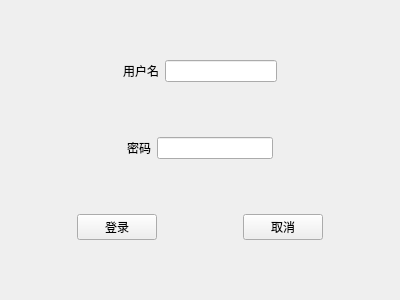
<?xml version="1.0" encoding="UTF-8"?>
<ui version="4.0">
 <class>Widget</class>
 <widget class="QWidget" name="Widget">
  <property name="geometry">
   <rect>
    <x>0</x>
    <y>0</y>
    <width>400</width>
    <height>300</height>
   </rect>
  </property>
  <property name="windowTitle">
   <string>Widget</string>
  </property>
  <layout class="QVBoxLayout" name="verticalLayout">
   <item>
    <layout class="QHBoxLayout" name="horizontalLayout">
     <item>
      <spacer name="horizontalSpacer">
       <property name="orientation">
        <enum>Qt::Horizontal</enum>
       </property>
       <property name="sizeHint" stdset="0">
        <size>
         <width>40</width>
         <height>20</height>
        </size>
       </property>
      </spacer>
     </item>
     <item>
      <widget class="QLabel" name="label">
       <property name="text">
        <string>用户名</string>
       </property>
      </widget>
     </item>
     <item>
      <widget class="QLineEdit" name="lineEditUser"/>
     </item>
     <item>
      <spacer name="horizontalSpacer_2">
       <property name="orientation">
        <enum>Qt::Horizontal</enum>
       </property>
       <property name="sizeHint" stdset="0">
        <size>
         <width>40</width>
         <height>20</height>
        </size>
       </property>
      </spacer>
     </item>
    </layout>
   </item>
   <item>
    <layout class="QHBoxLayout" name="horizontalLayout_2">
     <item>
      <spacer name="horizontalSpacer_3">
       <property name="orientation">
        <enum>Qt::Horizontal</enum>
       </property>
       <property name="sizeHint" stdset="0">
        <size>
         <width>40</width>
         <height>20</height>
        </size>
       </property>
      </spacer>
     </item>
     <item>
      <widget class="QLabel" name="label_2">
       <property name="text">
        <string>密码</string>
       </property>
      </widget>
     </item>
     <item>
      <widget class="QLineEdit" name="lineEditPwd">
       <property name="echoMode">
        <enum>QLineEdit::Password</enum>
       </property>
      </widget>
     </item>
     <item>
      <spacer name="horizontalSpacer_4">
       <property name="orientation">
        <enum>Qt::Horizontal</enum>
       </property>
       <property name="sizeHint" stdset="0">
        <size>
         <width>40</width>
         <height>20</height>
        </size>
       </property>
      </spacer>
     </item>
    </layout>
   </item>
   <item>
    <layout class="QHBoxLayout" name="horizontalLayout_3">
     <item>
      <spacer name="horizontalSpacer_6">
       <property name="orientation">
        <enum>Qt::Horizontal</enum>
       </property>
       <property name="sizeHint" stdset="0">
        <size>
         <width>40</width>
         <height>20</height>
        </size>
       </property>
      </spacer>
     </item>
     <item>
      <widget class="QPushButton" name="LoginInButton">
       <property name="text">
        <string>登录</string>
       </property>
      </widget>
     </item>
     <item>
      <spacer name="horizontalSpacer_5">
       <property name="orientation">
        <enum>Qt::Horizontal</enum>
       </property>
       <property name="sizeHint" stdset="0">
        <size>
         <width>80</width>
         <height>20</height>
        </size>
       </property>
      </spacer>
     </item>
     <item>
      <widget class="QPushButton" name="CancelButton">
       <property name="text">
        <string>取消</string>
       </property>
      </widget>
     </item>
     <item>
      <spacer name="horizontalSpacer_7">
       <property name="orientation">
        <enum>Qt::Horizontal</enum>
       </property>
       <property name="sizeHint" stdset="0">
        <size>
         <width>40</width>
         <height>20</height>
        </size>
       </property>
      </spacer>
     </item>
    </layout>
   </item>
  </layout>
 </widget>
 <layoutdefault spacing="6" margin="11"/>
 <resources/>
 <connections/>
</ui>
